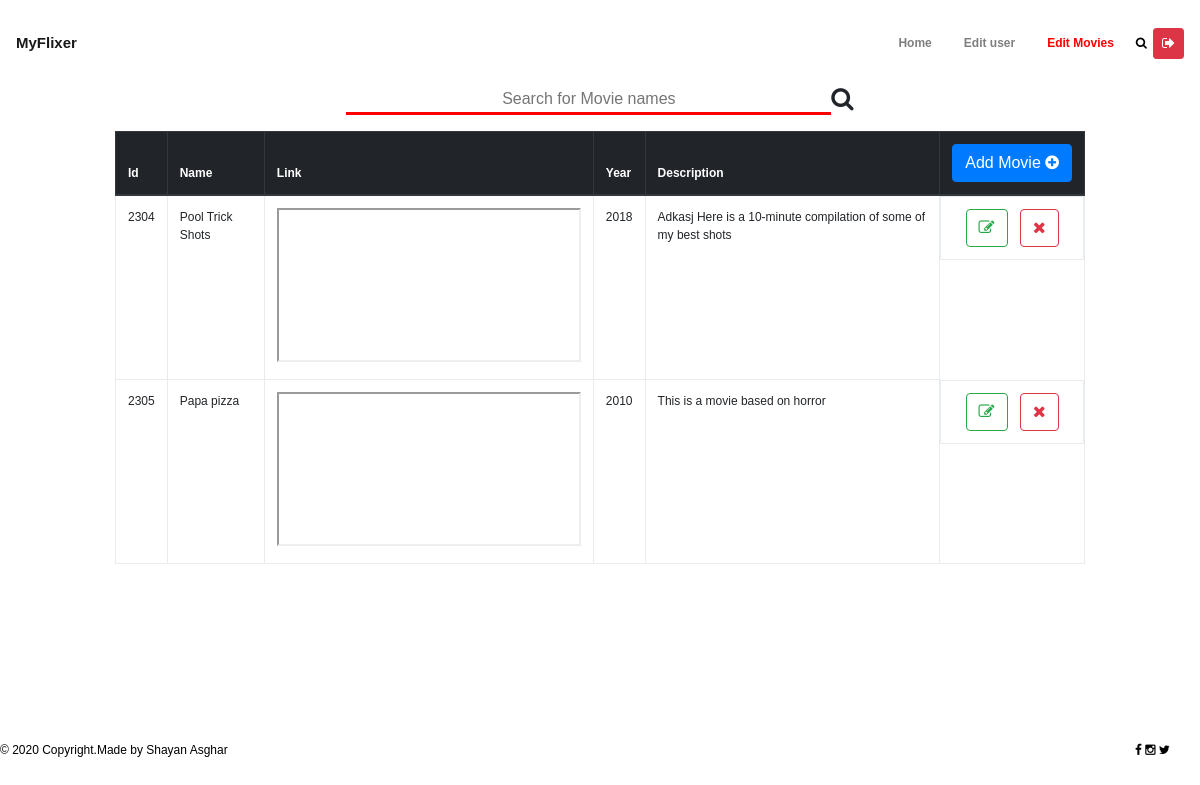
The app's page /home/movies/ (signed in) with its own data.
### Flixer/models.py (models this page shows, shortened)
class Movie(models.Model):
    movie_id = models.CharField(max_length=30, primary_key=True)
    name = models.CharField(max_length=200)
    description = models.CharField(max_length=500)
    link = models.URLField()
    year = models.IntegerField()

### Flixer/views.py (the view)
# urls.py: path('home/movies/', views.moviePage, name="movie-page"),
def moviePage(request, added='no'):
    if request.session.get('admin', False):
        moviesData = Movie.objects.all()
        return render(request, 'admin_pages/moviesData.html', {'moviesData': moviesData, 'added': added})
    else:
        return start(request)

### Flixer/templates/admin_pages/moviesData.html (shortened to what this page needs)
<!DOCTYPE html>
<html lang="en">
	<head>
        {% load static %}
		<link rel="stylesheet" type="text/css" href="{% static 'css/font-awesome.min.css' %}">
		<link rel="stylesheet" type = "text/css" href="{% static 'css/bootstrap.min.css' %}">
		<link rel="stylesheet" type="text/css" href="{% static 'css/style.css' %}">
	</head>
	<body style="font-size: 12px;">
		<div class="main">
			<header class="header">
				<nav class="navbar navbar-expand-lg navbar-light py-3">
				  <a class="navbar-brand" href="{% url 'Flixer:home' %}" style="font-size: 15px;"><strong>MyFlixer</strong></a>
				  <div class="collapse navbar-collapse" id="navbarSupportedContent">
				    <ul class="navbar-nav ml-auto" id ="centerUl">
							<li class="nav-item ">
				        <a class="nav-link px-3" href="{% url 'Flixer:home' %}">Home</a>
				      </li>
				      <li class="nav-item">
				        <a class="nav-link px-3" href="{% url 'Flixer:user-page' %}">Edit user</a>
				      </li>
				      <li class="nav-item active">
				        <a class="nav-link px-3" href="{% url 'Flixer:movie-page' %}">Edit Movies</a>
				      </li>
                      <li class="nav-item" style="align-self: center">
                          <button class = "buttonSearch" onclick = "show()"><i class ="fa fa-search" ></i></button>
				      </li>
                      <li class="nav-item" style="align-self: center">
                        <div id = "logoutform">
                        <a href = "{% url 'Flixer:logout-admin' %}"><button class = "btn btn-danger btn-sm"><i class = "fa fa-sign-out"></i></button></a>
                        </div>
                      </li>
				    </ul>
				  </div>
				</nav>
			</header>
            <div class="content" style = "align-items: flex-start;">
				<div class="container-fluid">
                    <div class = "moviesTable">
                        <div class = "form-group" style="display:flex;justify-content:center;">
                            <input style = "text-align:center;width: 50% ; border:none; border-bottom: 3px solid red; font-size: 16px;" type="text" class = "searchBar" id="myInput" onkeyup="searchTable()" placeholder="Search for Movie names">
                            <i class = "fa fa-search fa-2x"></i>
                        </div>
                        <table class = "table table-hover table-bordered" id = "myTable">
                            <thead class = "thead-dark">
                                <tr>
                                    <th>Id</th>
                                    <th>Name</th>
                                    <th>Link</th>
                                    <th>Year</th>
                                    <th>Description</th>
                                    <th>
                                    <button type="button" class="btn btn-primary" data-toggle="modal" data-target="#exampleModalCenter">
                                      Add Movie
                                        <i class = "fa fa-plus-circle"></i>
                                    </button>
                                    </th>
                                </tr>
                            </thead>
                            <tbody>
                                {% for lines in moviesData %}
                                <tr>
                                        <td id = 'movieId{{forloop.counter0}}'>{{ lines.movie_id}}</td>
                                        <td>{{ lines.name}}</td>
                                        <td class = "movieClass"><iframe src="{{ lines.link}}"></iframe></td>
                                        <td>{{ lines.year }}</td>
                                        <td>{{ lines.description }}</td>
                                        <td id = "buttonGroup" style = "display: flex; justify-content: space-evenly;">
                                         <form class = "buttonGroupForm" action="{% url 'Flixer:edit-movie' %}" method="post">
                                            <button class = "btn btn-outline-success" type="submit" ><i class = "fa fa-edit"></i></button>
                                        </form>
                                        <form class = "buttonGroupForm" action="{% url 'Flixer:del-movie' %}" onsubmit="return confirmUser()" method="post">
                                            <button class = "btn btn-outline-danger" type="submit" ><i class = "fa fa-remove"></i></button>
                                        </form>
                                        </td>
                                </tr>
                                {% endfor %}
                            </tbody>
                        </table>
                    </div>
				</div>
            </div>
            <footer class="page-footer font-small pt-4">
			  <div class="footer-copyright">
						<div class="linkcopy">
							<a href="#">© 2020 Copyright.Made by Shayan Asghar</a>
						</div>
						<div class="icons">
							<a href="#" class="fa fa-facebook"></a>
							<a href="#" class="fa fa-instagram"></a>
							<a href="#" class="fa fa-twitter"></a>
						</div>
				</div>
			</footer>
        </div>
</body>
</html>

### Flixer/static/css/style.css (style rules this page uses)
body { font-family: sans-serif; }
.main { display: flex; min-height: 100vh; flex-direction: column; }
.content { display: flex; flex: 1; margin: 0px 100px; align-items: center; }
.buttonSearch { border: none; background-color:transparent; }
#navbarSupportedContent { font-weight: bolder; }
.active a { color: red !important; }
a { color:black; text-decoration: none; }
#centerUl { font-size: 12px; }
.container-fluid { position: relative; }
ul li { list-style: none; margin: 10px 0px; }
.page-footer { font-family: Sans-serif; }
.footer-copyright { display: flex; justify-content: space-between; height: 100px; align-items: center; }
.icons { margin: 0px 30px; }

### records on screen
Movie: movie_id "2304", name "Pool Trick Shots", year "2018", description "Adkasj Here is a 10-minute compilation of some of my best shots"
Movie: movie_id "2305", name "Papa pizza", year "2010", description "This is a movie based on horror"
